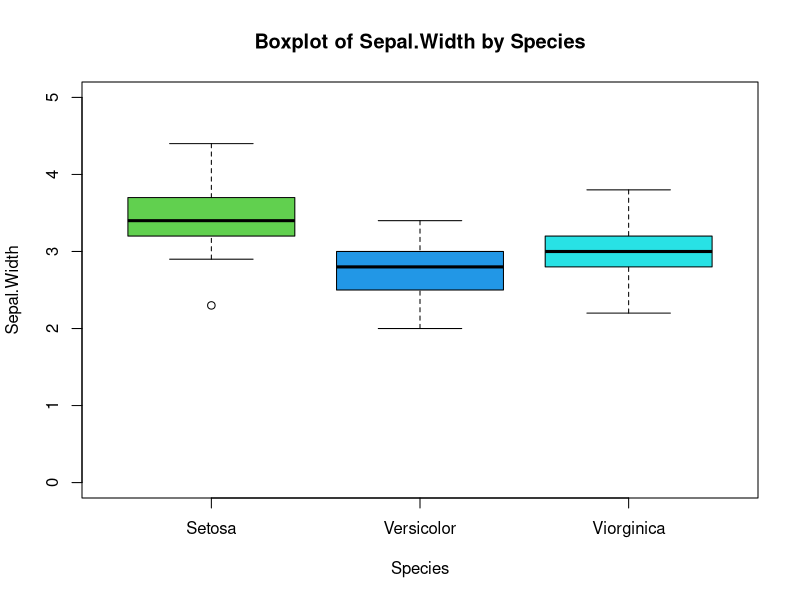

This chart was generated by the following R code:
# 수치를 통한 연속형 자료의 요약

# 중심위치의 측도 (평균)
sample <- c(89, 74, 91, 88, 72, 84); sample
mean(sample)

## 평균 직접 계산하기
sum(sample) / length(sample)



# 중심위치의 측도 (중앙값)
## 샘플의 개수가 홀수인 경우
sample_odd <- c(89, 74, 91, 88, 72); sample_odd
median(sample_odd)

## 샘플 개수가 짝수인 경우
sample_even <- c(89, 74, 91, 88, 72, 84); sample_even
median(sample_even)

## 중앙값 직접 계산하기
### 홀수인 경우
sort(sample_odd) # 데이터 정렬
(length(sample_odd) + 1) / 2 # n/2번째 인덱스
sort(sample_odd)[(length(sample_odd) + 1) / 2] # 중앙값

### 짝수인 경우
sort(sample_even) # 데이터 정렬
idx1 <- length(sample_even) / 2; idx1 # n/2번째 인덱스
idx2 <- length(sample_even) / 2 + 1; idx2 # n/2 + 1번째 인덱스

(sort(sample_even)[idx1] + sort(sample_even)[idx2]) / 2 # 중앙값



# 중심위치의 측도 (최빈값)
## 예제 1
mode1 <- c(rep('a', 5), rep('b', 10), rep('c', 2)); mode1
table(mode1) # 빈도수 계산
max(table(mode1)) # 최빈값 출력

### 최빈값을 가지는 범주와 인덱스 출력
which(table(mode1) == max(table(mode1)))
which.max(table(mode1))

### 최빈값을 가지는 범주와 값 출력
table(mode1)[table(mode1) == max(table(mode1))]
table(mode1)[which.max(table(mode1))]

### 최빈값을 가지는 범주 출력
names(table(mode1)[which(table(mode1) == max(table(mode1)))]) 

## 예제 2
mode2 <- c(rep('a', 5), rep('b', 5), rep('c', 2)); mode2
table(mode2) # 빈도수 계산
max(table(mode2)) # 최빈값 출력, 먼저 나온 값 하나만 출력!

### 최빈값을 가지는 범주와 인덱스 출력
which(table(mode2) == max(table(mode2)))
which.max(table(mode2))

### 최빈값을 가지는 범주와 값 출력
table(mode2)[table(mode2) == max(table(mode2))]
table(mode2)[which.max(table(mode2))]

### 최빈값을 가지는 범주 출력
names(table(mode2)[which(table(mode2) == max(table(mode2)))]) 



# 퍼진 정도의 측도 (표본분산)
x <- c(89, 74, 91, 88, 72, 84); x
var(x)

## 분산 직접 계산하기
n = length(x)
x_bar <- mean(x); x_bar # 평균
dev <- x - x_bar; dev # 편차
sum(dev) # 편차의 합=0
sum(dev^2) / (n-1) # 분산 = 편차의 제곱합/(n-1)



# 퍼진 정도의 측도 (표본 표준편차)
x <- c(89, 74, 91, 88, 72, 84); x
sd(x)
sqrt(var(x)) # 분산의 양의 제곱근



# 퍼진 정도의 측도 (범위)
x <- c(89, 74, 91, 88, 72, 84); x
range(x) # 최솟값과 최댓값을 출력
range(x)[2] - range(x)[1] # 범위

## 범위 직접 계산하기
max(x) - min(x)



# 백분위수 (percentile)
x <- c(5, 8, 12, 15, 18, 22, 25, 29, 33, 37)
quantile(x, prob = 0.25) # 제 25 백분위수
quantile(x, prob = 0.75) # 제 75 백분위수
quantile(x, prob = seq(0.1, 1.0, by = 0.1))

n = length(x)
p = 0.75
floor(n*p) # 정수 부분
x[floor(n*p) + 1] # 제 75 백분위수
quantile(x, prob = 0.75, type = 2) # 제 75 백분위수



# 사분위수 (quartile)
x <- c(5, 8, 12, 15, 18, 22, 25, 29, 33, 37)
quantile(x)
quantile(x, prob = c(0.25, 0.5, 0.75))

## 사분위수 범위(IQR)
IQR(x)
quantile(x)
quantile(x)[4] - quantile(x)[2]
quantile(x,prob = 0.75) - quantile(x,prob = 0.25)



# 변동계수(CV)
x1 <- c(170, 180, 175, 188, 177, 173); x1 # 키(cm)
x2 <- c(1.70, 1.80, 1.75, 1.88, 1.77, 1.73); x2 # 키(m)
x3 <- c(60, 68, 67, 80, 77, 70); x3 # 몸무게(kg)

cv_x1 <- (sd(x1) / mean(x1)) * 100; cv_x1
cv_x2 <- (sd(x2) / mean(x2)) * 100; cv_x2
cv_x3 <- (sd(x3) / mean(x3)) * 100; cv_x3 # 키에 비해 몸무게는 개인차가 심하다.



# 상자그림(boxplot)
## 하나의 상자그림 그리기
x <- c(42,40,38,37,43,39,78,38,45,44,40,38,41,35,31,44); x
?boxplot(x)


## 여러 개의 상자그림 그리기
iris
head(iris)

boxplot(Sepal.Width ~ Species, data = iris, col = c(3,4,5),
        main = 'Boxplot of Sepal.Width by Species',
        ylim = c(0, 5), ylab = 'Sepal.Width',
        names = c('Setosa', 'Versicolor', 'Viorginica'))


